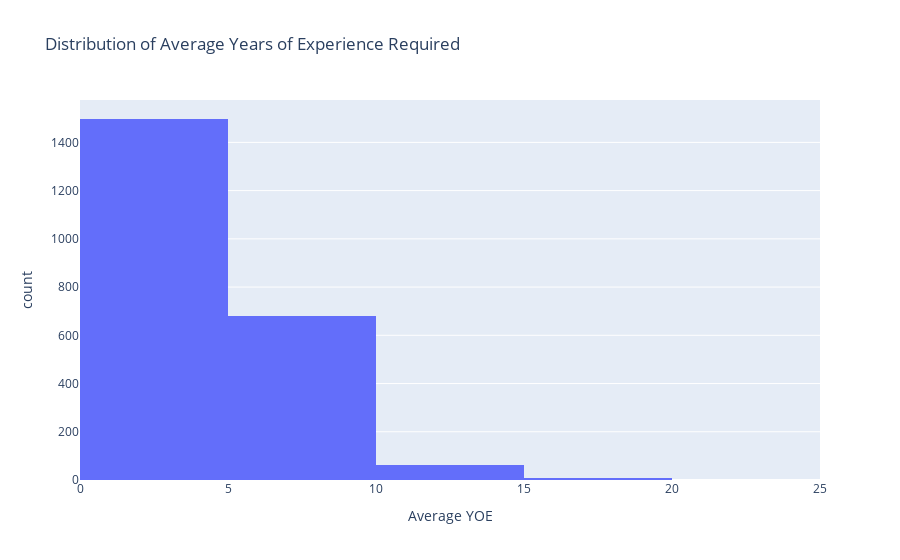

Notebook code cell kept with this figure:
### Code cell
fig = px.histogram(job_data, 
                   x='Average YOE', 
                   nbins=10, 
                   title='Distribution of Average Years of Experience Required')
fig.show()

### Figure 1 — Plotly figure (JSON) as saved in the notebook; plotly's stock layout.template omitted (floating-point values rounded to 4 significant figures; data arrays with more than 128 entries replaced by an {"elided": "..."} marker saying what was removed)
{"data": [{"alignmentgroup": "True", "bingroup": "x", "hovertemplate": "Average YOE=%{x}<br>count=%{y}<extra></extra>", "legendgroup": "", "marker": {"color": "#636efa", "pattern": {"shape": ""}}, "name": "", "nbinsx": 10, "offsetgroup": "", "orientation": "v", "showlegend": false, "type": "histogram", "x": {"elided": "2250 float values"}, "xaxis": "x", "yaxis": "y"}], "layout": {"barmode": "relative", "legend": {"tracegroupgap": 0}, "title": {"text": "Distribution of Average Years of Experience Required"}, "xaxis": {"anchor": "y", "domain": [0, 1], "title": {"text": "Average YOE"}}, "yaxis": {"anchor": "x", "domain": [0, 1], "title": {"text": "count"}}}}
